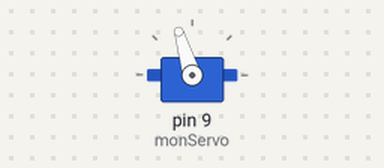
A sketch run on a simulated Arduino Uno, built with avr-gcc and run on an emulated ATmega328P. On the bench: servo.

Above: at 0.05 s.
At 1.0 s:
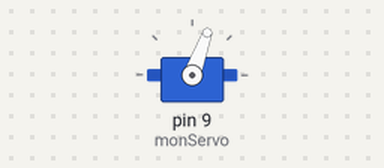
At 2.0 s:
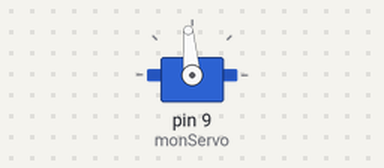
Timing chart, 0 to 5.5 s (numbered marks = the images above):
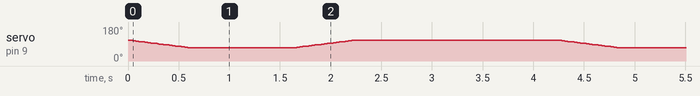

The sketch:

servo_moteur.ino
```cpp
//https://arduino.developpez.com/tutoriels/arduino-a-l-ecole/?page=projet-12-utiliser-un-servomoteur
#include <Servo.h>  // on inclut la bibliothèque pour piloter un servomoteur

Servo monServo;  // on crée l'objet monServo

void setup()
{
  monServo.attach(9); // on définit le Pin utilisé par le servomoteur
}

//Pour le chien en ayant le moteur à plat dans le bouche, la bouche est fermée à 110 et ouverte à 70
// ces valeurs sont à ajuster plus tard...
//Possibilité des créer des fonctions du genre, ouverture, fermeture, aboiement...
void loop()
{
  for (int position = 110; position >= 70; position --) { // on crée une variable position qui prend des valeurs entre 0 à 180 max
    monServo.write(position);  // le bras du servomoteur prend la position de la variable position
    delay(15);  // on attend 15 millisecondes
    //passage de la position 0° à 180° en 15*180 ms = 2.7 sec
  }

  delay(1000);

  for (int position = 70; position <= 110; position ++) { // cette fois la variable position passe de 180 à 0°
    monServo.write(position);  // le bras du servomoteur prend la position de la variable position
    delay(15);  // le bras du servomoteur prend la position de la variable position
  }

  delay(2000);
}
//La position ouverte et fermée sont à déterminer expérimentalment

/*
   /
  Code 24 - Edurobot.ch, destiné à l'Arduino
  Objectif : prouver que la bibliothèque Servo permet au servomoteur d'agir et de se maintenir
             en position même lorsque l'Arduino effectue une autre tâche.


  #include <Servo.h>  // on inclut la bibliothèque pour piloter un servomoteur

  Servo monServo;     // on crée l'objet monServo

  void setup()
  {
    monServo.attach(9);   // on définit le Pin utilisé par le servomoteur
    pinMode(13,OUTPUT);   // la Pin13 est mise en mode OUTPUT
  }

  void loop()
  {
    monServo.write(0);      // on dit à l'objet de mettre le servo à 0°
    diode13();              // appel de la fonction diode13 qui est définie plus bas
    monServo.write(180);    // on dit à l'objet de mettre le servo à 180°
    diode13();              // appel de la fonction diode13
  }

  void diode13()  //on va faire clignoter 15 fois la diode 13
  {
    for (int t=0;t<15;t++){
        digitalWrite(13,HIGH);
        delay(100);
        digitalWrite(13,LOW);
        delay(100);
    }
  }
*/
```

Muca.cpp
```cpp
#if defined(ARDUINO) && ARDUINO >= 100
#include "Arduino.h"
#else
#include "WProgram.h"
#endif

#include "Muca.h"


// https://github.com/sumotoy/FT5206/blob/master/FT5206.h <- info on registers


volatile bool newTouch = false;
void interruptmuca() {
  newTouch = true;
}


Muca::Muca() {}


byte Muca::readRegister(byte reg, short numberBytes) {

  Wire.beginTransmission(I2C_ADDRESS);
  Wire.write(reg);
  Wire.endTransmission(false);
  Wire.requestFrom(I2C_ADDRESS, numberBytes);
  byte readedValue = Wire.read();
  return readedValue;
  //Serial.print();
  /*while(Wire.available()) {
      Serial.print(Wire.read());
      Serial.print(" ");
    }*/
}

byte Muca::setRegister(byte reg, byte val) {

  Wire.beginTransmission(I2C_ADDRESS);
  Wire.write(reg);
  Wire.write(val);

  return Wire.endTransmission(false);;
}


void Muca::setConfig(byte touchdetectthresh, byte touchpeak, byte threshfocus, byte threashdiff ) {
  setRegister(0x80, touchdetectthresh);
  setRegister(0x81, touchpeak);
  setRegister(0x82, threshfocus);
  setRegister(0x85, threashdiff);

  setRegister(0xA0, 0x00); // enable auto calib

  setRegister(0x00,MODE_NORMAL); // DEVICE_MODE : NORMAL
}


//The gain value ,can by  changed from 1 to 31
// Return to normal mode is RawData is not activated
void Muca::setGain(int gain) {
    setRegister(0x00, MODE_TEST); // ENsure test mode
    delay(100);
    setRegister(0x07, byte(gain));
    Serial.print("[Muca] Gain set to ");
    Serial.println((gain));

    if(!rawData) {
      setRegister(0x00, MODE_NORMAL); // ENsure test mode
      delay(100);
    }
}


void Muca::printAllRegisters() {

  setRegister(0x00, MODE_NORMAL); // ENsure test mode
  // setRegister(0xA7, 0x03); // ID_G_ STATE   FACTORY

  byte prev = 0;
  Serial.print("[Muca] ");
  for(int i =0; i<=255;i++) {
    Serial.print(i,HEX);
    Serial.print("\t");
    byte current = readRegister(byte(i),1);
    Serial.print(current);
    Serial.print("\tTOTALPREV\t");
    unsigned int output = (prev << 8) | (current);
  //unsigned int output = word(prev,current);
  //Serial.print((current-1 << 8) | (prev));
  //Serial.print("\t");
    Serial.println(output);
    prev = current;
  }
}


void Muca::skipLine(MucaLine line, const short lineNumber[], size_t size) {
  // How Skip line works :
  // The TX lines are stored from zero to  NUM_COLUMNS (12)
  // The RX lines are stores from NUM_ROWS (21) to end
  // To retrieve, if(skippedLines[i] == true)
  Serial.print("[Muca] Adding skip line ");
  for(short i=0; i<  size; i++ ) {
    skippedLines[line + lineNumber[i] -1] = true; // -1 to retract the index
    Serial.print(line + lineNumber[i]);
    Serial.print(" ");
  }
  Serial.println();
}


void Muca::setResolution(unsigned short w, unsigned short h) {

  //The resolution is adapted regarding the skiped lines
  short skippedTX = 0;
  short skippedRX = 0;

  for(short i=0; i<  NUM_ROWS; i++ )
   if(skippedLines[i] == true) skippedTX++;

  for(short i=NUM_ROWS; i< NUM_ROWS + NUM_COLUMNS ; i++ )
    if(skippedLines[i] == true) skippedRX++;

  width = w * NUM_ROWS / (NUM_ROWS - skippedTX);
  height = h * NUM_COLUMNS / (NUM_COLUMNS - skippedRX);;

  Serial.print("[Muca] Setting dimention");
  if(skippedTX + skippedRX >0) Serial.print(", the dimentions are adapted with skipped lines.");
  Serial.print(" ");
  Serial.print(width);
  Serial.print(" x ");
  Serial.print(height);
  Serial.println();
/*
// TODO : not working cause c'est de la merde
delay(10);

Serial.print("width_high:");readRegister(0x9c,1);      Serial.print("\t");
Serial.print("width_low:");readRegister(0x9d,1);     Serial.print("\t");
Serial.print("height_high:");readRegister(0x9e,1);     Serial.print("\t");
Serial.print("height_low:");readRegister(0x9f,1);      Serial.print("\t");

  Serial.println();
*/
  /*
  delay(50);
  setRegister(0x00, MODE_NORMAL); // DEVICE_MODE : NORMAL
  delay(50);
  byte width_high = highByte(width);
  byte width_low = lowByte(width);
  byte height_high = highByte(height);
  byte height_low = lowByte(height);


  setRegister(0x98, width_high);
  setRegister(0x99, width_low);
  setRegister(0x9a, height_high);
  setRegister(0x9b, height_low);
  delay(10);
  setRegister(0x00,MODE_NORMAL); // DEVICE_MODE : NORMAL
  delay(10);
    Serial.println("[Muca] Set Resolution");
*/
}


void Muca::printInfo() {

  Serial.print("[Muca] MODE\t");
  Serial.print(readRegister(0xA7, 1));
  Serial.print("\t");

  Serial.print("[Muca] ID_G_THGROUP\t");
  Serial.print(readRegister(0x80, 1));
  Serial.print("\t");

  Serial.print("[Muca] ID_G_THPEAK\t");
  Serial.print(readRegister(0x81, 1));
  Serial.print("\t");

  Serial.print("[Muca] ID_G_THCAL\t");
  Serial.print(readRegister(0x82, 1));
  Serial.print("\t");

  Serial.print("[Muca] ID_G_THDIFF\t");
  Serial.print(readRegister(0x85, 1));
  Serial.print("\t");

  Serial.print("[Muca] AUTO_CLB_MODE\t");
  Serial.print(readRegister(0xA0, 1));
  Serial.print("\t");
  Serial.println();

  setRegister(0x00,MODE_NORMAL);
}


void Muca::autocal() {

  int error = 0;
  unsigned char i ;

  Serial.println("[FTS] start auto CLB.");
  delay(200);
  setRegister(0x00,MODE_TEST);
  delay(100);                       //make sure already enter factory mode

  Wire.beginTransmission(I2C_ADDRESS);
  Wire.write(byte(2));
  Wire.write(0x4); // fts_i2c_write_reg(client, 2, 0x4);
  // https://github.com/KonstaT/sailfishos_kernel_jolla_msm8930/blob/master/drivers/input/touchscreen/focaltech_ft5316_ts.c
  Wire.endTransmission(I2C_ADDRESS);


  delay(300);

  bool done = false;

  for (i = 0; i < 100; i++)
  {
    if (done) break;
    Wire.beginTransmission(I2C_ADDRESS);
    Wire.write(0x00);
    //  Wire.write(0x40);
    Wire.endTransmission();
    //uint8_t
    Wire.requestFrom(I2C_ADDRESS, 1);

    byte reading = Wire.read();

    if ( ((reading & 0x70) >> 4) == 0x0)  //return to normal mode, calibration finish
    {
      done = true;
      Serial.println("[Muca] Calibration done!");
      break;
    }

    delay(200);
    Serial.println("[Muca] Waiting calibration...");
  }

  Serial.println("[Muca] Calibration OK.");

  delay(300);


  error = setRegister(0x00,MODE_TEST);

  if (error != 0) { Serial.print("[Muca] Calibration Error"); Serial.println(error);}

  delay(100);                       //make sure already enter factory mode


  error = setRegister(0x02,0x5); // SAVE CALIBRATION RESULT

  if (error != 0) {Serial.print("[Muca] Calibration Error"); Serial.println(error);}
  delay(300);

  setRegister(0x00,MODE_NORMAL);


  delay(300);
  Serial.println("[Muca] Store CLB result OK.");
}


void Muca::init(bool interupt) {

  useInterrupt = interupt;
  //Setup I2C
  digitalWrite(SDA, LOW);
  digitalWrite(SCL, LOW);

  Wire.begin();
  // Wire.setClock(100000); // 400000 https://www.arduino.cc/en/Reference/WireSetClock
  Wire.setClock(400000); // 400000 https://www.arduino.cc/en/Reference/WireSetClock

  Wire.setTimeout(200);

  byte initDone = -1;
  initDone = setRegister(0x00,MODE_NORMAL);
  Serial.println("[Muca] Set NORMAL mode");


  if (initDone == 0) {
    Serial.println("[Muca] Initialized");
    delay(100);
    isInit = true;
    delay(100);
  } else {
    Serial.println("[Muca] Error while setting up Muca. Are you sure the SDA/SCL are connected?");
  }

    // Interrupt
  if(useInterrupt) {
      pinMode(CTP_INT ,INPUT);
    #ifdef digitalPinToInterrupt
    // Serial.println("[Muca] Attachinterrupt");
     attachInterrupt(digitalPinToInterrupt(CTP_INT),interruptmuca,FALLING);
    #else
      attachInterrupt(0,touch_interrupt,FALLING);
    #endif
  }
  setRegister(0xA7,0x04); // Set autocalibration
}


bool Muca::updated() {
  if (!isInit)
    return false;

  if(!useInterrupt) {
    if(rawData) {
      getRawData();
    } else {
      getTouchData();
      setTouchPoints();
    }
    return true;
  }
  else {
      if (newTouch == true) {
        getTouchData();
        setTouchPoints();
        newTouch = false;
        return true;
      } else {
        return false;
      }
  }
}


//////////////////////////////
//    TOUCH POINT DATA
//////////////////////////////


TouchPoint Muca::getTouch(int i) {
  return touchpoints[i];
}


void Muca::getTouchData() {
  Wire.requestFrom(I2C_ADDRESS, TOUCH_REGISTERS);

  int register_number = 0;
  // get all register bytes when available
  while (Wire.available() >0)
  {
    touchRegisters[register_number++] = Wire.read();
  }

}

void Muca::setTouchPoints() {
  numTouches = touchRegisters[STATUS] & 0xF;
  unsigned int registerIndex = 0;
  for (int i = 0; i < numTouches; i++) {
    // 0 1 0 1 0 0 1 1 0
    // HIGH          LOW
    // var high = b >> 4; var low = b & 0x0F;
    registerIndex            = (i * 6) + 3;
    touchpoints[i].flag      = touchRegisters[registerIndex] >> 6; // 0 = down, 1 = lift up, // 2 = contact // 3 = no event
    touchpoints[i].x         = word(touchRegisters[registerIndex] & 0x0f, touchRegisters[registerIndex + 1]);
    touchpoints[i].y         = word(touchRegisters[registerIndex + 2] & 0x0f, touchRegisters[registerIndex + 3]);
    touchpoints[i].id        = touchRegisters[registerIndex + 2] >> 4;
    touchpoints[i].weight    = touchRegisters[registerIndex + 4];
    touchpoints[i].area      = touchRegisters[registerIndex + 5] >> 4;
    touchpoints[i].direction = touchRegisters[registerIndex + 5] >> 4;
    touchpoints[i].speed     = touchRegisters[registerIndex + 5] >> 4;

    // Remap
    touchpoints[i].x         = map(touchpoints[i].x, 0,800, 0,width);
    touchpoints[i].y         = map(touchpoints[i].y, 0,480, 0,height);
  }
}

int Muca::getNumberOfTouches() {
  return numTouches;
}


void Muca::setReportRate(unsigned short rate) {
  if(rate > 14) rate = 14;
  else if(rate < 3) rate = 3;

  setRegister(0x88, rate);
  setRegister(0x00,MODE_NORMAL);
}


//////////////////////////////
//        RAW DATA
//////////////////////////////

void Muca::useRawData(bool useRaw) {
    rawData = useRaw;
    useInterrupt = false;
    if(isInit && useRaw) {
      setRegister(0x00,MODE_TEST);
      Serial.println("[Muca] Set TEST mode");
  }
}


void Muca::getRawData() {

  rawData = true;

/*
  // Start scan //TODO : pas sur qu'on en a besoin
  Wire.beginTransmission(I2C_ADDRESS);
  Wire.write(byte(0x00));
  Wire.write(byte(0xc0));
  Wire.endTransmission();

  //Wait for scan complete
  // Start scan //TODO : pas sur qu'on en a besoin


  //Wait for scan complete
  Wire.beginTransmission(I2C_ADDRESS);
  Wire.write(byte(0x00));
  Wire.endTransmission();
  int reading = 0;
  while (1) {
    Wire.requestFrom(I2C_ADDRESS, 1);
    if (Wire.available()) {
      reading = Wire.read();
      int high_bit = (reading & (1 << 7));
      if (high_bit == 0) {
        break;
      }
    }
  }
*/

    // setRegister(byte(0x00),byte(0xc0));
     setRegister(byte(0x00),byte(0xc0)); // I have no idea what it's doing


  // Read Data
  for (unsigned int rowAddr = 0; rowAddr < NUM_ROWS; rowAddr++) {

    if(skippedLines[rowAddr] == true)  // if the line is marked as skipped, don't write it
    {
       for (unsigned int col = 0; col < NUM_COLUMNS; col++) {
        grid[(rowAddr * NUM_COLUMNS) +  NUM_COLUMNS - col - 1] = 0;
        }
    } else {
      byte result[2  * NUM_COLUMNS];

      //Start transmission
      Wire.beginTransmission(I2C_ADDRESS);
      Wire.write(byte(0x01));
      Wire.write(rowAddr);
      unsigned int st = Wire.endTransmission(false);
      if (st != 0)  {
        Serial.println("[Muca] i2c write failed");
      }

      delayMicroseconds(50);
      //  delayMicroseconds(50); // Wait at least 100us
      //delay(10);


      Wire.beginTransmission(I2C_ADDRESS);
      Wire.write(0x10); // The address of the first column is 0x10 (16 in decimal).
      st = Wire.endTransmission(false);
      if (st != 0)  {
        Serial.println("[Muca] i2c write failed");
      }
      Wire.requestFrom(I2C_ADDRESS, 2 * NUM_COLUMNS); // TODO : false was added IDK why
      unsigned int g = 0;
      while (Wire.available()) {
        result[g++] = Wire.read();
      }


      for (unsigned int col = 0; col < NUM_COLUMNS; col++) {
        if(skippedLines[NUM_ROWS + col] == true)  {
            grid[(rowAddr * NUM_COLUMNS) +  NUM_COLUMNS - col - 1] = 0;
        } else {
          unsigned  int output = (result[2 * col] << 8) | (result[2 * col + 1]);
          grid[(rowAddr * NUM_COLUMNS) +  NUM_COLUMNS - col - 1] = output; // We invert because the pinout is inverted
        }
      }

    } // End if line is skipped

  } // End foreachrow
}

unsigned int Muca::getRawData(int col, int row) {

  newTouch = true;
  rawData = true;

  unsigned int data = 0;

  if(col == 0 || row == 0) {
    Serial.println(F("[Muca] The column or raw number must be higher than 0"));
    return 0;
  }

  setRegister(byte(0x00),byte(0xc0)); // I have no idea what it's doing


// Read Data
  int colAddr =   NUM_COLUMNS - (col-1) -1; // We invert because the pinout is inverted
  int rowAddr =   (row-1);

  byte result[2];
  //Start transmission
  Wire.beginTransmission(I2C_ADDRESS);
  Wire.write(byte(0x01));
  Wire.write(rowAddr);
  unsigned int st = Wire.endTransmission();
  if (st != 0) Serial.println("[Muca] i2c write failed");

  delayMicroseconds(50);

  Wire.beginTransmission(I2C_ADDRESS);
 // Wire.write(0x10); // The address of the first column is 0x10 (16 in decimal).
  Wire.write(byte(0x10) + colAddr*2);
  Wire.endTransmission(false);
  Wire.requestFrom(I2C_ADDRESS, 2); // TODO : false was added IDK why
  unsigned int g = 0;
  while (Wire.available()) {
    result[g++] = Wire.read();
  }

  data = (result[0] << 8) | (result[1]);

  return data;
}


//https://www.buydisplay.com/download/ic/FT5206.pdf + https://github.com/optisimon/ft5406-capacitive-touch/blob/master/CapacitanceVisualizer/FT5406.hpp
// https://github.com/hyvapetteri/touchscreen-cardiography + http://optisimon.com/raspberrypi/touch/ft5406/2016/07/13/raspberry-pi-7-inch-touchscreen-hacking/
//https://www.newhavendisplay.com/app_notes/FT5x16.pdf + https://www.newhavendisplay.com/appnotes/datasheets/touchpanel/FT5x16_registers.pdf
//https://github.com/azzazza/patch_kernel_q415/blob/master/drivers/input/touchscreen/ft5x06_ts.c
```

Source omitted: Muca.h (2232 bytes)
